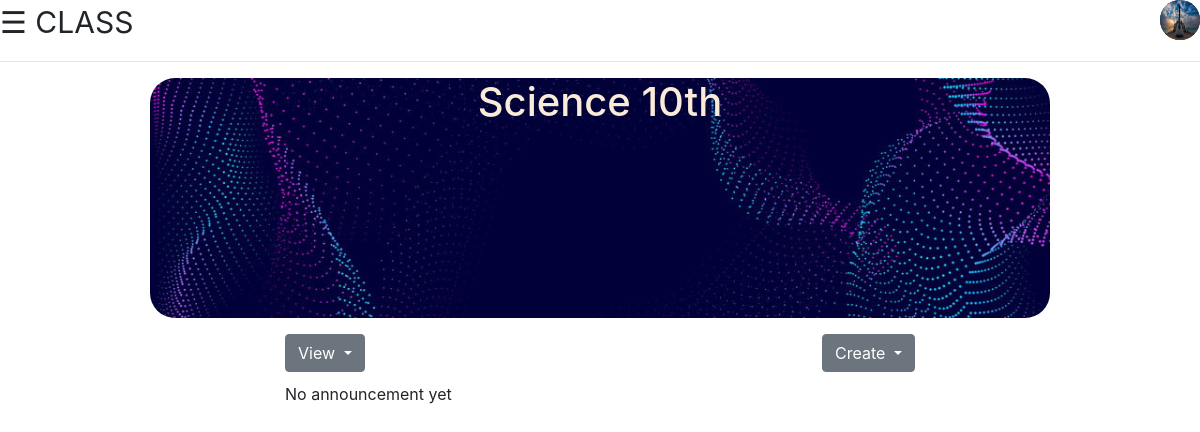
Page /dash/classs/38/ (signed in) on the earlier database version.
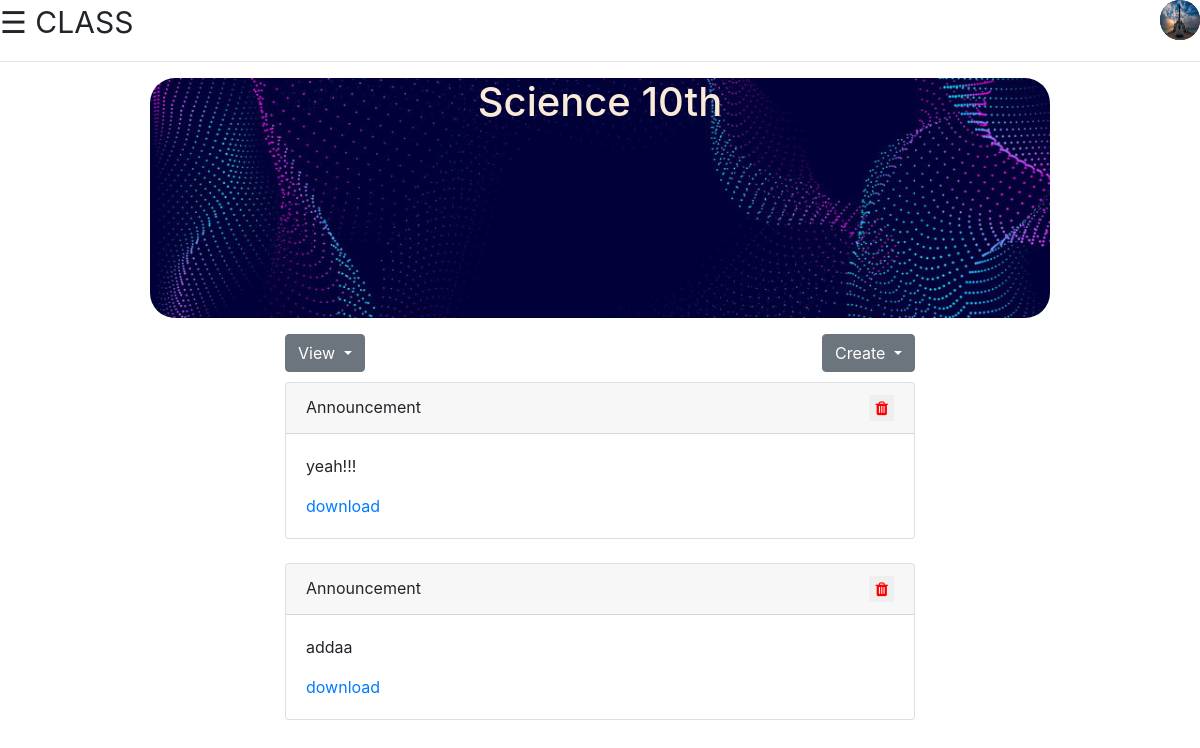
Same page on the later database version.
### dash/models.py (models this page shows)
class classwork(models.Model):
    clid = models.ForeignKey(classsm, on_delete=models.CASCADE)
    wtype = models.ForeignKey(work, on_delete = models.CASCADE)
    wname = models.TextField()
    filess = models.FileField(null=True)

### dash/views.py (the view)
# urls.py: path("classs/<int:pkid>/", views.classs, name = 'classs'),
def classs(request,pkid):
    if request.user.is_authenticated:
        obj = classsm.objects.get(pk=pkid)
        objclasswork = classwork.objects.filter(clid=pkid,wtype = 1)
        context = {'data':obj,'classcontent':objclasswork}
        return render(request,'dash/class.html',context)
    else:
        return redirect('/account/login')

### dash/templates/dash/class.html (shortened to what this page needs)
{% load static %}
<!DOCTYPE html>
<html lang="en">
<head>
    <link rel="stylesheet" href="{% static 'classroom/css/styleclass.css' %}">
    <link rel="stylesheet" href="https://stackpath.bootstrapcdn.com/bootstrap/4.5.2/css/bootstrap.min.css">
    <link rel="stylesheet" href="https://cdnjs.cloudflare.com/ajax/libs/font-awesome/4.7.0/css/font-awesome.min.css">
</head>
<body>
        <span style="font-size:30px;cursor:pointer" onclick="openNav()">&#9776; CLASS  </span>
        <div id="right">
            <img src="{{ request.user.profile.profile_pic.url }}" alt="" class="img-alpha">
        </div>
        <hr>
    <div>
    <div style="float: left; width: 12.5%"><pre></pre></div>
    <div style="width: 75%; float: left;">
        <div style="height: 30vh; background-image:url({% static 'classroom/img/banner.jpg' %}); background-size: cover; color: antiquewhite; border-radius: 25px; text-align: center;">
            <h1>{{ data.name }}</h1>
        </div>
    <div>
    <div style="width: 15%; float: left;"><pre></pre></div>
    <div style="width: 70%; float: left;">
        <div>
          <div class="dropdown" style="float: left;">
            <button class="btn btn-secondary dropdown-toggle" type="button" id="dropdownMenuButton" data-toggle="dropdown" aria-haspopup="true" aria-expanded="false">
              View
            </button>
          </div>
          {% if user.profile.typee == 'T' %}
          <div class="dropdown" style="float: right;">
            <button class="btn btn-secondary dropdown-toggle" type="button" id="dropdownMenuButton" data-toggle="dropdown" aria-haspopup="true" aria-expanded="false">
              Create
            </button>
          </div>
          {% endif %}
        </div>
        <div>
          <br><br>
          {% if classcontent %}
          {% for obj in classcontent %}
                <div class="card" >
                  <div class="card-header">
                    Announcement
                    {% if user.profile.typee == 'T' %}
                    <div style="float: right;">
                      <form action="{% url 'del_work' %}" method="POST">
                        <button style="border: none; color: red;"> <i class="fa fa-trash"></i> </button>
                      </form>
                    </div>
                    {% endif %}
                  </div>
                  <div class="card-body">
                    <p class="card-text">{{ obj.wname }}</p>
                    <a href="{{ obj.filess.url }}">download</a>
                  </div>
                </div>
            	<br>
          {% endfor %}
          {% else %}
          No announcement yet
          {% endif %}
    </div>
    </div>
    </div>
    </div>
    </div>
    </body>
    </html>

Differences in the rows shown:
added classwork: wname "yeah!!!"
added classwork: wname "addaa"
Other differences:
text no longer shown: "No announcement yet"
